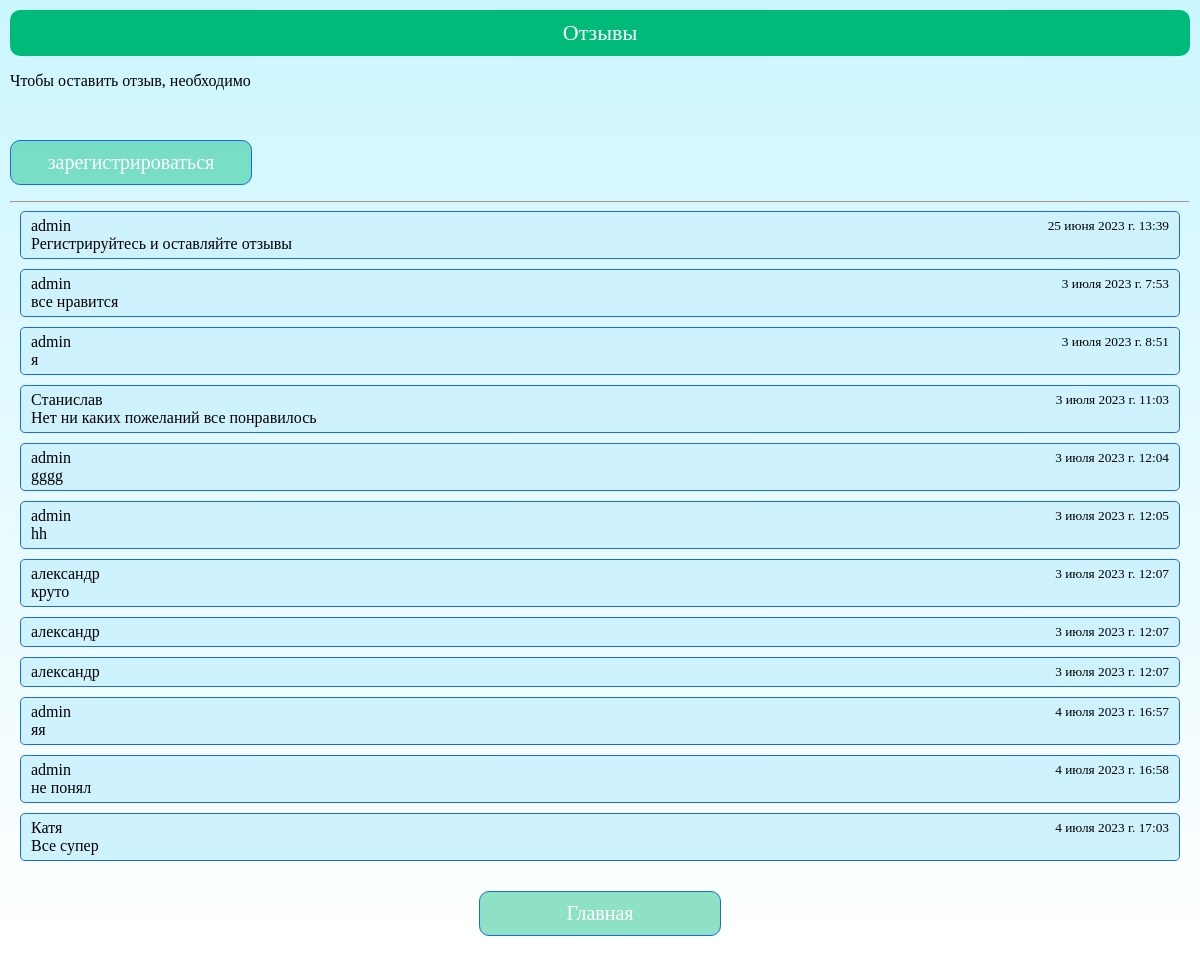
/review/, run on the app's committed database.
### main/models.py (models this page shows, shortened)
class Review(models.Model):
    user = models.ForeignKey(User, on_delete=models.CASCADE, verbose_name="Пользователь")
    goal_choice = models.CharField(max_length=50, choices=(
        ('', ''),
        ('лечение', 'Лечение'),
        ('оздоровление', 'Оздоровление'),
        ('отдых', 'Отдых'),
    ), default='', verbose_name="Цель выбора здравницы", null=True, blank=True)
    visit_choice = models.CharField(max_length=50, choices=(
        ('', ''),
        ('впервые', 'Впервые'),
        ('повторно', 'Повторно'),
        ('более двух раз', 'Более двух раз'),
    ), default='', verbose_name="Посещаете данную здравницу", null=True, blank=True)
    istochnik = models.CharField(max_length=100, verbose_name="Источник", null=True, blank=True)
    kak_preobletali = models.CharField(max_length=50, choices=(
        ('', ''),
        ('полная стоимость', 'Полная стоимость'),
        ('льготная стоимость', 'Льготная стоимость'),
    ), default='', verbose_name="Как приобретали путевку", null=True, blank=True)
    gruppa = models.CharField(max_length=50, choices=(
        ('', ''),
        ('не имею', 'не имею'),
        ('1', '1'),
        ('2', '2'),
        ('3', '3'),
    ), default='', verbose_name="Группа ограничений трудоспособности", null=True, blank=True)
    treatment_rating = models.CharField(max_length=50, choices=(
        ('', ''),
        ('1', '1 - Плохо'),
        ('2', '2 - Удовлетворительно'),
        ('3', '3 - Хорошо'),
        ('4', '4 - Очень хорошо'),
        ('5', '5 - Отлично'),
    ), default='', verbose_name="Оценка качества лечения", null=True, blank=True)
    service_rating = models.CharField(max_length=50, choices=(
        ('', ''),
        ('1', '1 - Плохо'),
        ('2', '2 - Удовлетворительно'),
        ('3', '3 - Хорошо'),
        ('4', '4 - Очень хорошо'),
        ('5', '5 - Отлично'),
    ), default='', verbose_name="Оценка качества сервиса", null=True, blank=True)
    projivanie = models.CharField(max_length=50, choices=(
        ('', ''),
        ('1', '1 - Плохо'),
        ('2', '2 - Удовлетворительно'),
        ('3', '3 - Хорошо'),
        ('4', '4 - Очень хорошо'),
        ('5', '5 - Отлично'),
    ), default='', verbose_name="Оценка качества проживания", null=True, blank=True)
    pitanie = models.CharField(max_length=50, choices=(
        ('', ''),
        ('1', '1 - Плохо'),
        ('2', '2 - Удовлетворительно'),
        ('3', '3 - Хорошо'),
        ('4', '4 - Очень хорошо'),
        ('5', '5 - Отлично'),
    ), default='', verbose_name="Оценка качества питания", null=True, blank=True)
    soc_deatel= models.CharField(max_length=50, choices=(
        ('', ''),
        ('1', '1 - Плохо'),
        ('2', '2 - Удовлетворительно'),
        ('3', '3 - Хорошо'),
        ('4', '4 - Очень хорошо'),
        ('5', '5 - Отлично'),
    ), default='', verbose_name="Оценка качества социокультурной деятельности", null=True, blank=True)
    kval_med_pers = models.CharField(max_length=50, choices=(
        ('', ''),
        ('1', '1 - Плохо'),
        ('2', '2 - Удовлетворительно'),
        ('3', '3 - Хорошо'),
        ('4', '4 - Очень хорошо'),
        ('5', '5 - Отлично'),
    ), default='', verbose_name="Оценка качества квалификации медицинского персонала", null=True, blank=True)
    vrach = models.CharField(max_length=50, choices=(
        ('', ''),
        ('1', '1 - Плохо'),
        ('2', '2 - Удовлетворительно'),
        ('3', '3 - Хорошо'),
        ('4', '4 - Очень хорошо'),
        ('5', '5 - Отлично'),
    ), default='', verbose_name="Оценка культуры обслуживания врачей", null=True, blank=True)
    sred_med = models.CharField(max_length=50, choices=(
        ('', ''),
        ('1', '1 - Плохо'),
        ('2', '2 - Удовлетворительно'),
        ('3', '3 - Хорошо'),
        ('4', '4 - Очень хорошо'),
        ('5', '5 - Отлично'),
    ), default='', verbose_name="Оценка культуры обслуживания среднего медицинского персонала", null=True, blank=True)
    obsluj = models.CharField(max_length=50, choices=(
        ('', ''),
        ('1', '1 - Плохо'),
        ('2', '2 - Удовлетворительно'),
        ('3', '3 - Хорошо'),
        ('4', '4 - Очень хорошо'),
        ('5', '5 - Отлично'),
    ), default='', verbose_name="Оценка культуры обсуживающего персонала", null=True, blank=True)
    kak_v_celom = models.CharField(max_length=50, choices=(
        ('', ''),
        ('удовлетворительно', 'Удовлетворительно'),
        ('хорошо', 'Хорошо'),
        ('отлично', 'Отлично'),
    ), default='', verbose_name="Как в целом Вы можете оценить впечатления от пребывания в санатории", null=True, blank=True)
    kakova_ver = models.CharField(max_length=50, choices=(
        ('', ''),
        ('0', 'ни в коем случае'),
        ('1', 'Вряд ли'),
        ('2', 'Возможно'),
        ('3', 'Скорее всего да'),
        ('4', 'Расскажу конечно'),
        ('5', 'обязательно порекомендую'),
    ), default='', verbose_name="Какова вероятность что вы порекомендуете данную здравницу друзьям", null=True, blank=True)
    opros = models.CharField(max_length=50, choices=(
        ('', ''),
        ('0', 'ни в коем случае'),
        ('1', 'Вряд ли'),
        ('2', 'Возможно'),
        ('3', 'Скорее всего да'),
        ('4', 'Расскажу конечно'),
        ('5', 'обязательно порекомендую'),
    ), default='', verbose_name="Какова вероятность что вы порекомендуете данную здравницу друзьям", null=True, blank=True)
    age = models.PositiveIntegerField(verbose_name="Возраст", default=0, null=True,blank=True)
    gender = models.CharField(max_length=1, choices=(('м', 'М'), ('ж', 'Ж'), ('', '')), verbose_name="Пол", default='', null=True, blank=True)
    city = models.CharField(max_length=100, verbose_name="Город", default='', null=True, blank=True)
    text = models.TextField(verbose_name="отзыв", null=True, blank=True)
    date = models.DateTimeField(auto_now_add=True, verbose_name="дата")
    class Meta:
        verbose_name = 'Отзыв'
        verbose_name_plural = 'Отзывы'

### main/views.py (the view)
# urls.py: path('review/', views.review_view, name='review'),
def review_view(request):
    reviews = Review.objects.all()
    if request.method == 'POST':
        form = ReviewForm(request.POST)
        if form.is_valid():
            review = form.save(commit=False)
            if request.user.is_authenticated:
                review.user = request.user
            else:
                return redirect('login')
            review.save()
            return redirect('review')
    else:
        form = ReviewForm()
    return render(request, 'main/review.html', {'reviews': reviews, 'form': form})

### main/templates/main/review.html (shortened to what this page needs)
{% load static %}
<!doctype html>
<html lang="en">
<head>
    <link rel="stylesheet" href="{% static 'main/css/rew.css' %}">
    <link rel="stylesheet" href="{% static 'jquery-bar-rating-master/dist/themes/fontawesome-stars.css' %}">
</head>
<body>
      <div class="mainGradient">
        <header>
            Отзывы
        </header>
{% block content %}
        {% if user.is_authenticated %}
        <form action="{% url 'review' %}" method="post">
          {% csrf_token %}
          {{ form.as_p }}
          <button type="submit" class="button">Отправить</button>
        </form>
        {% else %}
        <p style="display: flex; flex-direction: column; align-items: flex-start;">
  Чтобы оставить отзыв, необходимо
  <a class="buttonBack" href="{% url 'register' %}" style="align-self: flex-start; margin-top: 50px;">
    зарегистрироваться
  </a>
</p>
        {% endif %}
        <hr>
        {% for review in reviews %}
        <div class="comment">
        <div class="commentTitle">{{ review.user.username }} <small>{{ review.date }}</small></div>
        <div class="commentText">{{ review.text }}</div>
      </div>
        {% endfor %}
        {% endblock %}
        <div class="buttonsBack">
            <a class="buttonBack" href="{% url 'home' %}">Главная</a>
        </div>
    </div>
</body>
</html>

### main/static/main/css/rew.css (style rules this page uses)
body { margin: 0; font-family: 'IBM Plex Sans'; }
header { left: 0; right: 0; text-align: center; background: #00BA7A; border: 0; border-radius: 10px; padding: 10px 20px; font-style: normal; font-weight: 500; font-size: 22px; color: white; }
.mainGradient { background: linear-gradient(180deg, #CCF6FF 0%, #FFFFFF 100%); padding: 10px 10px 20px 10px; }
a { align-items: center; color: #000000; text-decoration: none; }
.commentTitle { display: flex; justify-content: space-between; align-items: center; }
.comment { margin: 10px; font-family: 'IBM Plex Sans'; margin-top: 7px; border: 1px #176BE9 solid; padding: 5px 10px; border-radius: 0.3em; display: flex; flex-direction: column; background-color: #CEF3FF; }
.buttonsBack { margin-top: 20px; display: flex; flex-direction: column; align-items: center; justify-content: center; }
.buttonBack { white-space: nowrap; width:220px; font-size: 20px; margin-top: 10px; padding: 10px; border: 1px solid #176BE9; background: rgba(0, 186, 122, 0.44); border-radius: 10px; font-style: normal; font-weight: 500; color: #FFFFFF; text-align: center; }

### data on the page
Review: user.username "admin", date "25 июня 2023 г. 13:39", text "Регистрируйтесь и оставляйте отзывы"
Review: user.username "admin", date "3 июля 2023 г. 7:53", text "все нравится"
Review: user.username "admin", date "3 июля 2023 г. 8:51", text "я"
Review: user.username "Станислав", date "3 июля 2023 г. 11:03", text "Нет ни каких пожеланий все понравилось"
Review: user.username "admin", date "3 июля 2023 г. 12:04", text "gggg"
Review: user.username "admin", date "3 июля 2023 г. 12:05", text "hh"
Review: user.username "александр", date "3 июля 2023 г. 12:07", text "круто"
Review: user.username "александр", date "3 июля 2023 г. 12:07"
Review: user.username "александр", date "3 июля 2023 г. 12:07"
Review: user.username "admin", date "4 июля 2023 г. 16:57", text "яя"
Review: user.username "admin", date "4 июля 2023 г. 16:58", text "не понял"
Review: user.username "Катя", date "4 июля 2023 г. 17:03", text "Все супер"
